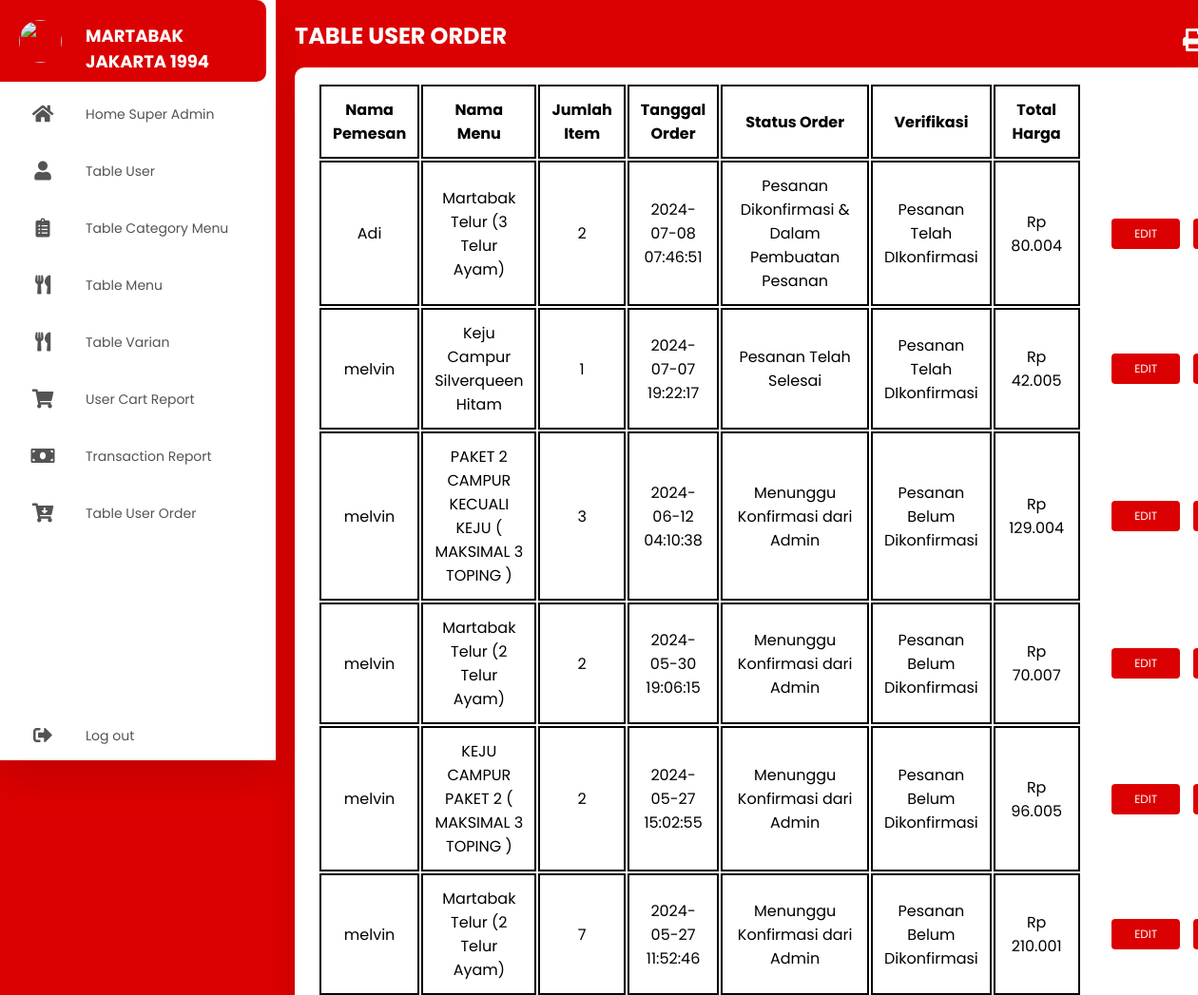
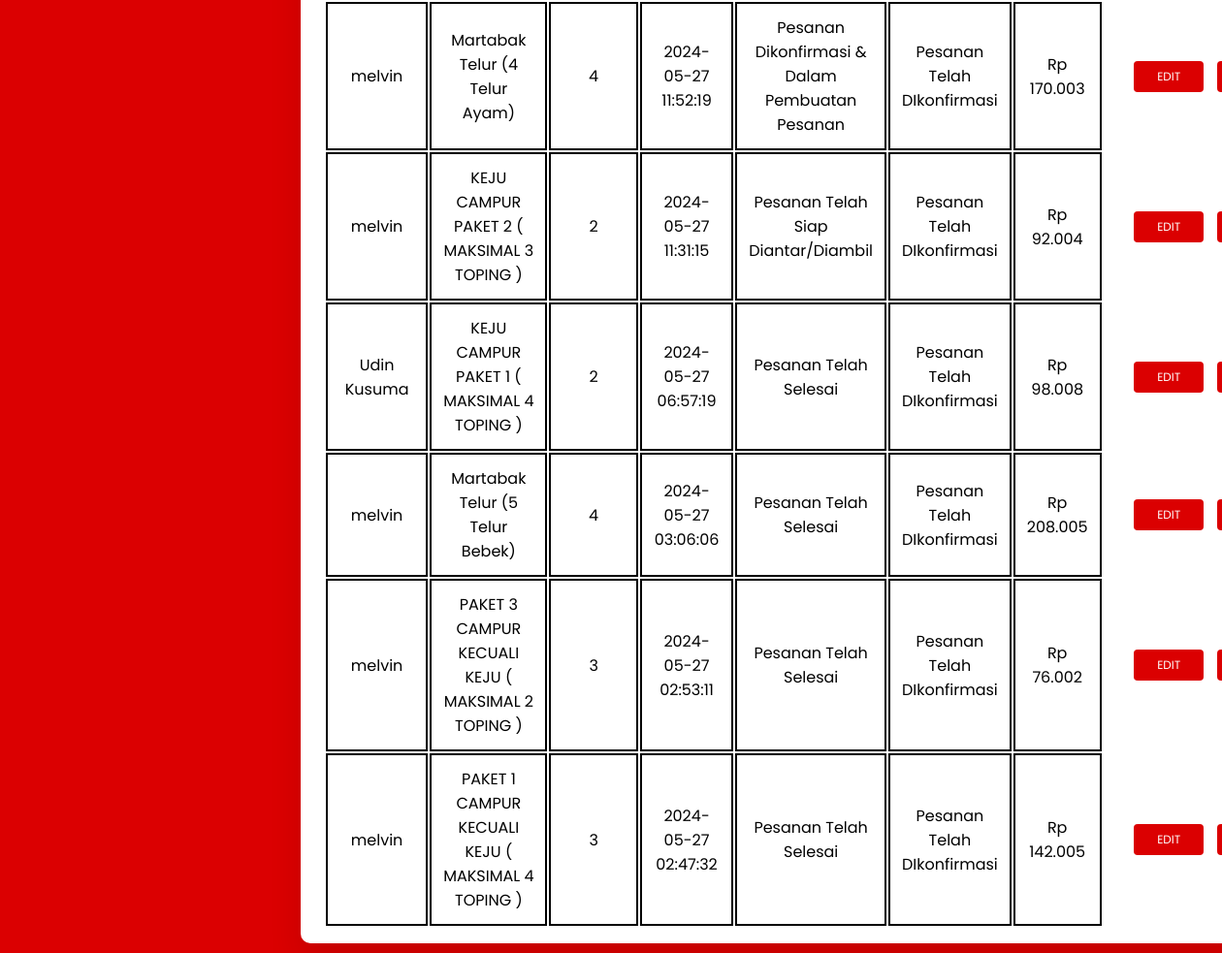
/admin/global-table-user-order.php (signed in), run on the app's committed database (2 pictures, top to bottom).
### tables this page shows
CREATE TABLE `user_order` (
  `id_order` int(11) UNSIGNED NOT NULL,
  `id_user` int(11) DEFAULT NULL,
  `id_menu` int(11) DEFAULT NULL,
  `qty_item` int(11) DEFAULT NULL,
  `note_varian` varchar(500) DEFAULT NULL,
  `pembayaran` varchar(500) DEFAULT NULL,
  `delivery` varchar(500) DEFAULT NULL,
  `date_order` datetime DEFAULT NULL,
  `status_order` varchar(255) DEFAULT NULL,
  `total_price` int(11) DEFAULT NULL,
  `verifikasi` varchar(255) DEFAULT NULL
);

CREATE TABLE `user` (
  `id_user` int(11) NOT NULL,
  `full_name` varchar(200) DEFAULT NULL,
  `email` varchar(200) DEFAULT NULL,
  `phone_number` varchar(200) DEFAULT NULL,
  `password` varchar(200) DEFAULT NULL,
  `address` text DEFAULT NULL,
  `level` varchar(200) DEFAULT NULL
);

CREATE TABLE `menu_martabak` (
  `id_menu` int(11) NOT NULL,
  `name_menu` varchar(200) DEFAULT NULL,
  `price` double DEFAULT NULL,
  `img_menu` varchar(200) DEFAULT '',
  `id_category` int(11) DEFAULT NULL,
  `no_varian` varchar(200) DEFAULT '',
  `stok` varchar(200) DEFAULT NULL
);

### admin/global-table-user-order.php (the view, shortened to what this page needs)
<!DOCTYPE html>
    <html lang="en">
    <head>
      <link rel="stylesheet" href="../style/styledashboard.css" />
      <link rel="stylesheet" href="https://cdnjs.cloudflare.com/ajax/libs/font-awesome/5.15.4/css/all.min.css"/>
    </head>
    <body>
      <div class="container">
      <?php
          include 'nav-admin.php'
				?>
        <section class="main">
        <div class="main-top">
            <h1>TABLE USER ORDER</h1>
            <a href="print-laporan.php"><i class="fa fa-print" style="font-size:24px"></i></a>
          </div>
          <div class="g-table-admin">
            <div class="card">
              <div class="table-content">
        <table class="admin-table">
            <thead>
                <tr>
                    <th align="center" width="100px">Nama Pemesan</th>
                    <th align="center" width="200px">Nama Menu</th>
                    <th align="center" width="50px">Jumlah Item</th>
                    <th align="center" width="100px">Tanggal Order</th>
                    <th align="center" width="150px">Status Order</th>
                    <th align="center" width="100px">Verifikasi</th>
                    <th align="center" width="100px">Total Harga</th>
                </tr>
            </thead>
            <tbody>
                <?php
                    include '../conn.php';
                    $data = mysqli_query($conn, "select *FROM `user_order`
                    INNER JOIN `menu_martabak` ON menu_martabak.id_menu=`user_order`.id_menu
                    INNER JOIN `user` ON `user`.id_user=user_order.id_user ORDER BY date_order DESC");
                    while($d = mysqli_fetch_array($data)){
                      $price=$d['total_price'];
                        ?>
                        <tr>
                            <td align="center" width="100px"><?php echo $d['full_name']; ?></td>
                            <td align="center" width="200px"><?php echo $d['name_menu']; ?></td>
                            <td align="center" width="50px"><?php echo $d['qty_item']; ?></td>
                            <td align="center" width="100px"><?php echo $d['date_order']; ?></td>
                            <td align="center" width="150px"><?php echo $d['status_order']; ?></td>
                            <td align="center" width="100px"><?php echo $d['verifikasi']; ?></td>
                            <td align="center" width="100px"><?php echo "Rp " . number_format("$price", 0, ",", "."); ?></td>
                            <th align="center">
                                <div class="btn-table">
                                    <a href="edit-user-order.php?id_order=<?php echo $d['id_order']; ?>"><button class="">EDIT</button></a>
                                    <a href="detail-user-order.php?id_order=<?php echo $d['id_order']; ?>"><button class="">DETAIL</button></a>
                                </div>
                            </th>
                        </tr>
                        <?php
                    }
                        ?>
            </tbody>
        </table>
              </div>
            </div>
          </div>
        </section>
      </div>
    </body>
    </html>

### style/styledashboard.css (style rules this page uses)
* { margin: 0; padding: 0; outline: none; border: none; text-decoration: none; box-sizing: border-box; font-family: "Poppins", sans-serif; }
body { background: #db0001; }
.container { display: flex; }
.main { position: relative; padding: 20px; width: 80%; margin-left: 290px; }
.main-top { display: flex; width: 100%; color: #fff; }
.main-top i { position: absolute; right: 0; margin: 10px 30px; color: white; cursor: pointer; }
.card { position: relative; display: block; width: 250px; height: 100%; border-radius: calc(40 * 1px); overflow: hidden; text-decoration: none; cursor: pointer; }
.table-content { display: flex; }
.g-table-admin { display: flex; margin-top: 16px; }
.g-table-admin .card { width: 100%; background: #fff; text-align: center; border-radius: 10px; padding: 16px 24px; box-shadow: 0 20px 35px rgba(0, 0, 0, 0.1); display: flex; flex-direction: column; align-items: flex-start; }
.admin-table thead th { padding: 12px; }
.admin-table thead tr th { border: solid 2px #000; padding: 12px; }
.admin-table tbody tr td { border: solid 2px #000; padding: 12px; }
.admin-table tbody tr th { padding: 12px; }
.btn-table { width: 200px; }
.btn-table a button { border: none; outline: none; background-color: #db0001; color: #fff; padding: 7px 24px; font-size: 12px; border-radius: 4px; margin-left: 10px; cursor: pointer; }

### data on the page
user_order: id_user.full_name "Adi", id_menu.name_menu "Martabak Telur (3 Telur Ayam)", qty_item "2", date_order "2024-07-08 07:46:51", status_order "Pesanan Dikonfirmasi & Dalam Pembuatan Pesanan", verifikasi "Pesanan Telah DIkonfirmasi", total_price "80.004"
user_order: id_user.full_name "melvin", id_menu.name_menu "Keju Campur Silverqueen Hitam", qty_item "1", date_order "2024-07-07 19:22:17", status_order "Pesanan Telah Selesai", verifikasi "Pesanan Telah DIkonfirmasi", total_price "42.005"
user_order: id_user.full_name "melvin", id_menu.name_menu "PAKET 2 CAMPUR KECUALI KEJU ( MAKSIMAL 3 TOPING )", qty_item "3", date_order "2024-06-12 04:10:38", status_order "Menunggu Konfirmasi dari Admin", verifikasi "Pesanan Belum Dikonfirmasi", total_price "129.004"
user_order: id_user.full_name "melvin", id_menu.name_menu "Martabak Telur (2 Telur Ayam)", qty_item "2", date_order "2024-05-30 19:06:15", status_order "Menunggu Konfirmasi dari Admin", verifikasi "Pesanan Belum Dikonfirmasi", total_price "70.007"
user_order: id_user.full_name "melvin", id_menu.name_menu "KEJU CAMPUR PAKET 2 ( MAKSIMAL 3 TOPING )", qty_item "2", date_order "2024-05-27 15:02:55", status_order "Menunggu Konfirmasi dari Admin", verifikasi "Pesanan Belum Dikonfirmasi", total_price "96.005"
user_order: id_user.full_name "melvin", id_menu.name_menu "Martabak Telur (2 Telur Ayam)", qty_item "7", date_order "2024-05-27 11:52:46", status_order "Menunggu Konfirmasi dari Admin", verifikasi "Pesanan Belum Dikonfirmasi", total_price "210.001"
user_order: id_user.full_name "melvin", id_menu.name_menu "Martabak Telur (4 Telur Ayam)", qty_item "4", date_order "2024-05-27 11:52:19", status_order "Pesanan Dikonfirmasi & Dalam Pembuatan Pesanan", verifikasi "Pesanan Telah DIkonfirmasi", total_price "170.003"
user_order: id_user.full_name "melvin", id_menu.name_menu "KEJU CAMPUR PAKET 2 ( MAKSIMAL 3 TOPING )", qty_item "2", date_order "2024-05-27 11:31:15", status_order "Pesanan Telah Siap Diantar/Diambil", verifikasi "Pesanan Telah DIkonfirmasi", total_price "92.004"
user_order: id_user.full_name "Udin Kusuma", id_menu.name_menu "KEJU CAMPUR PAKET 1 ( MAKSIMAL 4 TOPING )", qty_item "2", date_order "2024-05-27 06:57:19", status_order "Pesanan Telah Selesai", verifikasi "Pesanan Telah DIkonfirmasi", total_price "98.008"
user_order: id_user.full_name "melvin", id_menu.name_menu "Martabak Telur (5 Telur Bebek)", qty_item "4", date_order "2024-05-27 03:06:06", status_order "Pesanan Telah Selesai", verifikasi "Pesanan Telah DIkonfirmasi", total_price "208.005"
user_order: id_user.full_name "melvin", id_menu.name_menu "PAKET 3 CAMPUR KECUALI KEJU ( MAKSIMAL 2 TOPING )", qty_item "3", date_order "2024-05-27 02:53:11", status_order "Pesanan Telah Selesai", verifikasi "Pesanan Telah DIkonfirmasi", total_price "76.002"
user_order: id_user.full_name "melvin", id_menu.name_menu "PAKET 1 CAMPUR KECUALI KEJU ( MAKSIMAL 4 TOPING )", qty_item "3", date_order "2024-05-27 02:47:32", status_order "Pesanan Telah Selesai", verifikasi "Pesanan Telah DIkonfirmasi", total_price "142.005"
